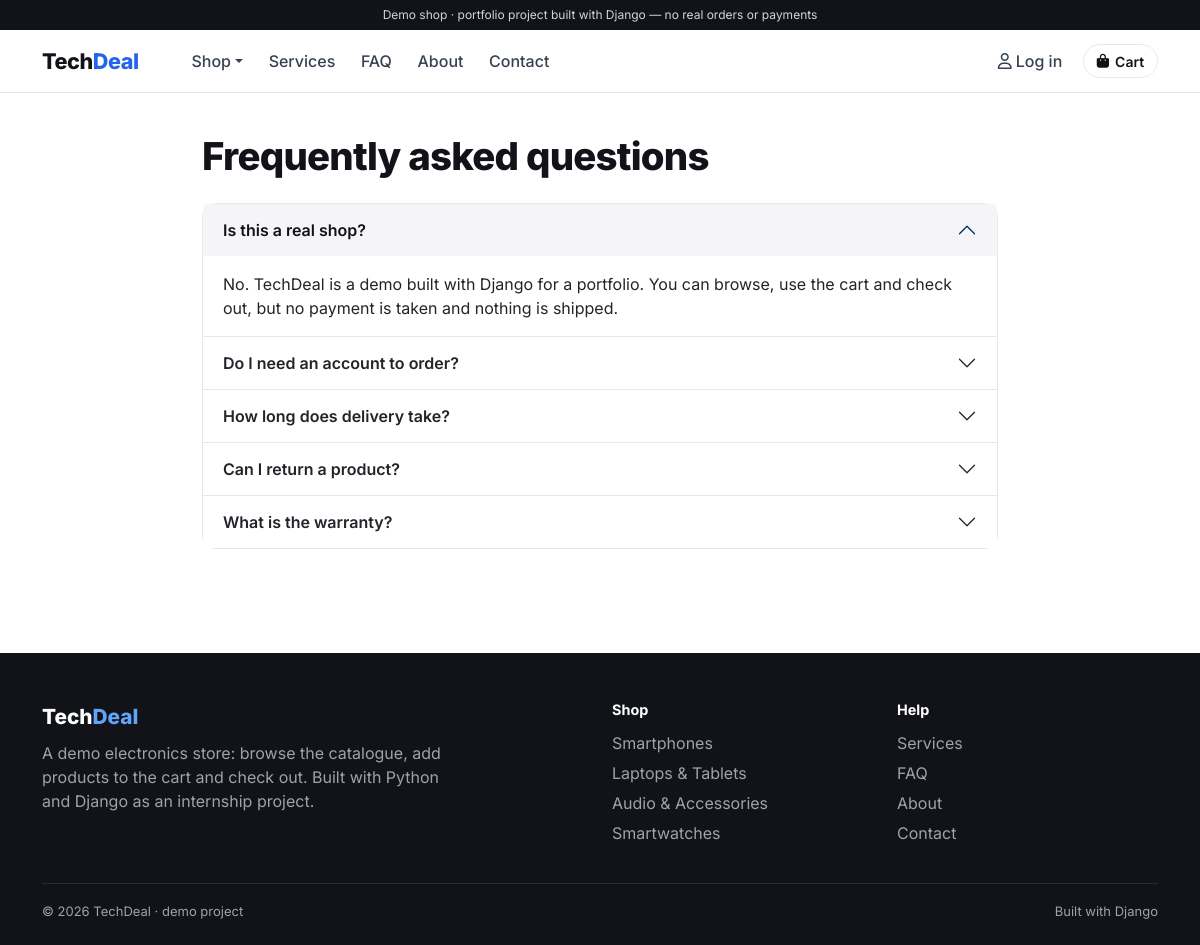
Screenshot of /faq/ with the database file from the repository.
### aplikacion/models.py (models this page shows, shortened)
class Category(models.Model):
    name = models.CharField(max_length=40)
    class Meta:
        verbose_name_plural = 'categories'
        ordering = ['id']

### aplikacion/views.py (the view)
# urls.py: path('faq/', views.faq_view, name='faq'),
def faq_view(request):
    return render(request, 'faq.html')

### aplikacion/cart.py (called while the page is built)
    def count(self):
        return sum(self.items.values())

### aplikacion/context_processors.py (called while the page is built)
def shop(request):
    return {
        'allCategory': Category.objects.all(),
        'cart_count': Cart(request).count(),
    }

### aplikacion/templates/faq.html (shortened to what this page needs)
{% extends 'index.html' %}
{% block content %}
<div class="container section-sm" style="max-width: 820px;">
    <h1 class="page-title mb-4">Frequently asked questions</h1>
    <div class="accordion" id="faq">
        {% with q1="Is this a real shop?" a1="No. TechDeal is a demo built with Django for a portfolio. You can browse, use the cart and check out, but no payment is taken and nothing is shipped." %}
        <div class="accordion-item">
            <h2 class="accordion-header"><button class="accordion-button" type="button" data-bs-toggle="collapse" data-bs-target="#f1" aria-expanded="true">{{ q1 }}</button></h2>
            <div id="f1" class="accordion-collapse collapse show" data-bs-parent="#faq"><div class="accordion-body">{{ a1 }}</div></div>
        </div>
        {% endwith %}
        <div class="accordion-item">
            <h2 class="accordion-header"><button class="accordion-button collapsed" type="button" data-bs-toggle="collapse" data-bs-target="#f2">Do I need an account to order?</button></h2>
        </div>
        <div class="accordion-item">
            <h2 class="accordion-header"><button class="accordion-button collapsed" type="button" data-bs-toggle="collapse" data-bs-target="#f3">How long does delivery take?</button></h2>
        </div>
        <div class="accordion-item">
            <h2 class="accordion-header"><button class="accordion-button collapsed" type="button" data-bs-toggle="collapse" data-bs-target="#f4">Can I return a product?</button></h2>
        </div>
        <div class="accordion-item">
            <h2 class="accordion-header"><button class="accordion-button collapsed" type="button" data-bs-toggle="collapse" data-bs-target="#f5">What is the warranty?</button></h2>
        </div>
    </div>
</div>
{% endblock %}

### aplikacion/templates/footer.html
<footer class="site-footer">
    <div class="container">
        <div class="row g-4">
            <div class="col-lg-6">
                <a class="brand" href="{% url 'home' %}">Tech<span>Deal</span></a>
                <p class="mt-2 mb-0" style="max-width: 420px;">A demo electronics store: browse the catalogue, add products to the cart and check out. Built with Python and Django as an internship project.</p>
            </div>
            <div class="col-6 col-lg-3">
                <h4>Shop</h4>
                <ul>{% for category in allCategory %}<li><a href="{% url 'category' category.pk %}">{{ category.name }}</a></li>{% endfor %}</ul>
            </div>
            <div class="col-6 col-lg-3">
                <h4>Help</h4>
                <ul>
                    <li><a href="{% url 'services' %}">Services</a></li>
                    <li><a href="{% url 'faq' %}">FAQ</a></li>
                    <li><a href="{% url 'about' %}">About</a></li>
                    <li><a href="{% url 'contact' %}">Contact</a></li>
                </ul>
            </div>
        </div>
        <div class="bottom d-flex flex-wrap justify-content-between gap-2">
            <span>© {% now "Y" %} TechDeal · demo project</span>
            <span>Built with Django</span>
        </div>
    </div>
</footer>

### aplikacion/static/css/site.css (style rules this page uses)
:root { --ink: #111318; --muted: #6b7280; --line: #e7e8ec; --soft: #f5f5f7; --accent: #2563eb; --accent-ink: #1d4ed8; --radius: 18px; }
* { -webkit-font-smoothing: antialiased; }
body { font-family: 'Inter', system-ui, -apple-system, sans-serif; color: var(--ink); background: #fff; }
a { color: var(--accent); }
.section-sm { padding-block: 40px; }
.page-title { font-weight: 800; letter-spacing: -0.02em; font-size: clamp(1.8rem, 3.2vw, 2.6rem); }
.accordion-item { border-color: var(--line); }
.accordion-item:first-of-type { border-top-left-radius: 14px; border-top-right-radius: 14px; }
.accordion-item:last-of-type { border-bottom-left-radius: 14px; border-bottom-right-radius: 14px; }
.accordion-button { font-weight: 600; }
.accordion-button:not(.collapsed) { color: var(--ink); background: var(--soft); box-shadow: none; }
.site-footer { background: var(--ink); color: #9ca3af; padding: 48px 0 24px; margin-top: 64px; }
.site-footer .brand { color: #fff; font-weight: 800; font-size: 1.3rem; text-decoration: none; }
.site-footer .brand span { color: #60a5fa; }
.site-footer h4 { color: #fff; font-size: .9rem; font-weight: 700; margin-bottom: 12px; }
.site-footer ul { list-style: none; padding: 0; margin: 0; }
.site-footer li { margin: 6px 0; }
.site-footer a { color: #9ca3af; text-decoration: none; }
.site-footer .bottom { border-top: 1px solid #262a33; margin-top: 32px; padding-top: 18px; font-size: 13px; }

### rows the page displays
Category: name "Smartphones"
Category: name "Laptops & Tablets"
Category: name "Audio & Accessories"
Category: name "Smartwatches"

### other values shown
{{ q1 }} "Is this a real shop?"
{{ a1 }} "No. TechDeal is a demo built with Django for a portfolio. You can browse, use the cart and check out, but no payment is taken and nothing is shipped."
